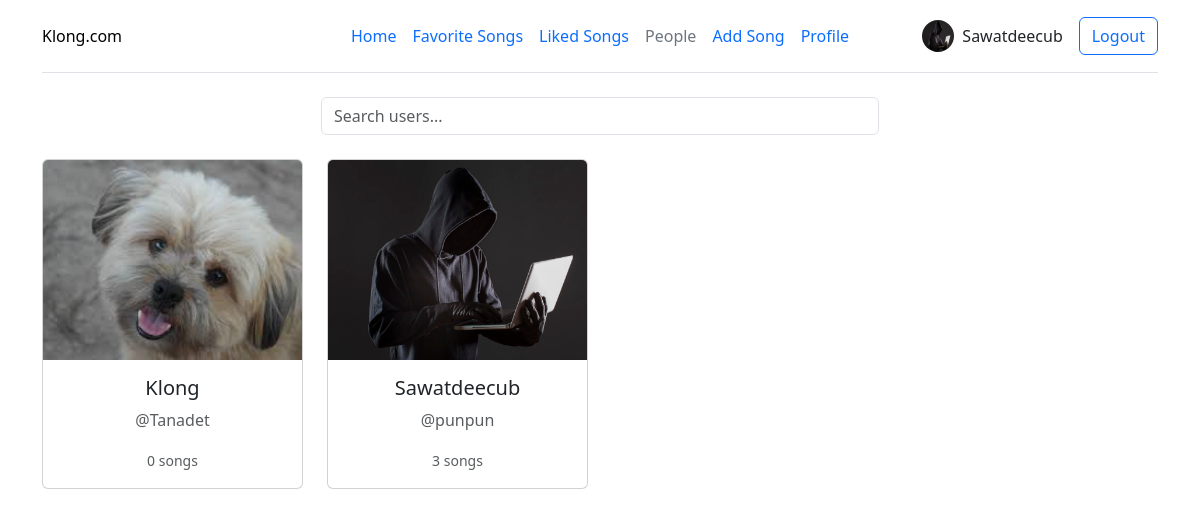
The app's page /people (signed in) with its own data.
### app.py (models this page shows)
class User(db.Model, UserMixin):
    id = db.Column(db.Integer, primary_key=True)
    username = db.Column(db.String(150), unique=True, nullable=False)  # ชื่อผู้ใช้
    password = db.Column(db.String(150), nullable=False)  # รหัสผ่าน (เข้ารหัสแล้ว)
    name = db.Column(db.String(150), default='Noman')  # ชื่อแสดง
    profile_pic = db.Column(db.String(500), default='/static/uploads/profile/default.png')  # รูปโปรไฟล์
    is_admin = db.Column(db.Boolean, default=False)  # สถานะผู้ดูแลระบบ
    songs = db.relationship('Song', backref='user', lazy=True)  # ความสัมพันธ์กับโมเดล Song
    likes = db.relationship('Like', backref='user', lazy=True)  # ความสัมพันธ์กับโมเดล Like

### app.py (the view)
@app.route('/people')
def people():
    users = User.query.all()  # ดึงข้อมูลผู้ใช้ทั้งหมด
    return render_template('people.html', users=users)

### app.py (called while the page is built)
@login_manager.user_loader
def load_user(user_id):
    return User.query.get(int(user_id))

### templates/people.html (shortened to what this page needs)
<!DOCTYPE html>
<html lang="en">
<head>
    <link href="https://cdn.jsdelivr.net/npm/bootstrap@5.3.3/dist/css/bootstrap.min.css" rel="stylesheet">
    <link rel="stylesheet" href="https://cdnjs.cloudflare.com/ajax/libs/font-awesome/6.0.0/css/all.min.css">
</head>
<body>
    <div class="container">
        <header class="d-flex flex-wrap align-items-center justify-content-center justify-content-md-between py-3 mb-4 border-bottom">
            <div class="col-md-3 mb-2 mb-md-0">
                <a href="/" class="d-inline-flex link-body-emphasis text-decoration-none">
                    Klong.com
                </a>
            </div>
            <ul class="nav col-12 col-md-auto mb-2 justify-content-center mb-md-0">
                <li><a href="/" class="nav-link px-2">Home</a></li>
                <li><a href="/favorite" class="nav-link px-2">Favorite Songs</a></li>
                <li><a href="/like" class="nav-link px-2">Liked Songs</a></li>
                <li><a href="/people" class="nav-link px-2 link-secondary">People</a></li>
                <li><a href="/add" class="nav-link px-2">Add Song</a></li>
                {% if current_user.is_authenticated %}
                <li><a href="/profile" class="nav-link px-2">Profile</a></li>
                {% endif %}
            </ul>
            <div class="col-md-3 text-end">
                {% if current_user.is_authenticated %}
                    <div class="d-flex align-items-center justify-content-end">
                        <img src="{{ current_user.profile_pic }}" class="rounded-circle me-2" width="32" height="32" alt="Profile">
                        <span class="me-3">{{ current_user.name }}</span>
                        <a href="/logout" class="btn btn-outline-primary">Logout</a>
                    </div>
                {% else %}
                    <a href="/login" class="btn btn-outline-primary me-2">Login</a>
                    <a href="/signin" class="btn btn-primary">Sign-up</a>
                {% endif %}
            </div>
        </header>
        <div class="search-container mb-4">
            <input type="text" id="searchInput" class="form-control w-50 mx-auto" placeholder="Search users...">
        </div>
        <div class="row row-cols-1 row-cols-md-4 g-4" id="usersList">
            {% for user in users %}
            <div class="col user-item">
                <a href="{{ url_for('user_profile', user_id=user.id) }}" class="text-decoration-none">
                    <div class="card h-100">
                        <img src="{{ user.profile_pic }}" class="card-img-top" alt="{{ user.name }}" style="height: 200px; object-fit: cover;">
                        <div class="card-body text-center">
                            <h5 class="card-title">{{ user.name }}</h5>
                            <p class="card-text text-muted">@{{ user.username }}</p>
                            <p class="card-text">
                                <small class="text-muted">{{ user.songs|length }} songs</small>
                            </p>
                        </div>
                    </div>
                </a>
            </div>
            {% endfor %}
        </div>
    </div>
</body>
</html>

### records on screen
User: profile_pic (picture), name "Sawatdeecub", username "punpun", songs|length "3"
User: profile_pic (picture), name "Klong", username "Tanadet", songs|length "0"
